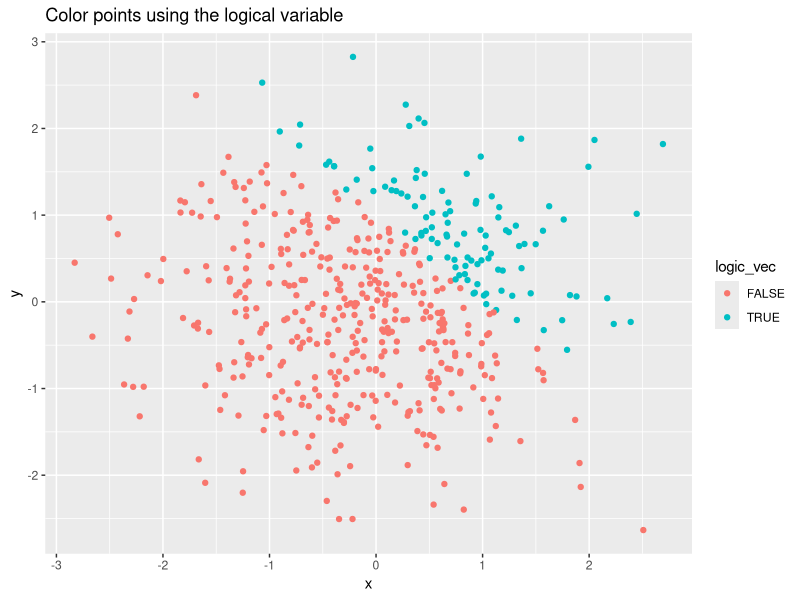

Write the R code that produced this figure.
## ---- chunk 1
library(tidyverse)
## ---- chunk 2
#Create the data frame
df_p1 = tibble(
  norm_samp = rnorm(8, mean = 0, sd = 1),
  norm_samp_logical = norm_samp > 0,
  char_vec = c("A", "B", "C", "A", "B", "B", "C", "B"),
  fac_vec = factor(char_vec, labels = c("I","II","III"))
)
## ---- chunk 3
#Take the mean of each variable in the data frame
mean_samp = mean(pull(df_p1, norm_samp))
mean_samp_logical = mean(pull(df_p1, norm_samp_logical))
mean_char_vec = mean(pull(df_p1, char_vec))
mean_fac_vec = mean(pull(df_p1, fac_vec))
## ---- chunk 4
as.numeric(pull(df_p1, norm_samp_logical)) * pull(df_p1, norm_samp)
factor(pull(df_p1, norm_samp_logical)) * pull(df_p1, norm_samp)
as.numeric(factor(pull(df_p1, norm_samp_logical))) * pull(df_p1, norm_samp)
## ---- chunk 5
#create the dataframe
df_p2 = tibble(
  x = rnorm(500, mean = 0, sd = 1),
  y = rnorm(500, mean = 0, sd = 1),
  logic_vec = x + y > 1,
  logic2num = as.numeric(logic_vec),
  logic2fac = factor(logic_vec)
)
## ---- chunk 6
#color point using the logical variable
pic1 = ggplot(df_p2, aes(x = x, y = y, color = logic_vec)) + geom_point() + ggtitle("Color points using the logical variable")
#color point using the numeric variable
pic2 = ggplot(df_p2, aes(x = x, y = y, color = logic2num)) + geom_point() + ggtitle("Color points using the numeric variable")
#color point using the factor variable
pic3 = ggplot(df_p2, aes(x = x, y = y, color = logic2fac)) + geom_point() + ggtitle("Color points using the factor variable")

#save the first scatterplot
ggsave("scatter point.png", plot = pic1)
